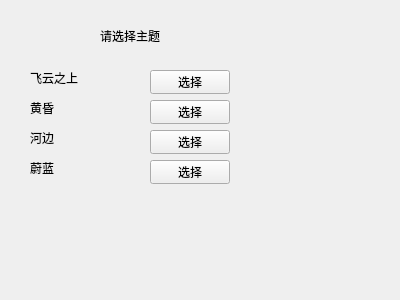
<?xml version="1.0" encoding="UTF-8"?>
<ui version="4.0">
 <class>background</class>
 <widget class="QWidget" name="background">
  <property name="geometry">
   <rect>
    <x>0</x>
    <y>0</y>
    <width>400</width>
    <height>300</height>
   </rect>
  </property>
  <property name="windowTitle">
   <string>Form</string>
  </property>
  <widget class="QLabel" name="label">
   <property name="geometry">
    <rect>
     <x>30</x>
     <y>70</y>
     <width>54</width>
     <height>16</height>
    </rect>
   </property>
   <property name="text">
    <string>飞云之上</string>
   </property>
  </widget>
  <widget class="QLabel" name="label_2">
   <property name="geometry">
    <rect>
     <x>30</x>
     <y>100</y>
     <width>54</width>
     <height>16</height>
    </rect>
   </property>
   <property name="text">
    <string>黄昏</string>
   </property>
  </widget>
  <widget class="QLabel" name="label_3">
   <property name="geometry">
    <rect>
     <x>30</x>
     <y>130</y>
     <width>54</width>
     <height>16</height>
    </rect>
   </property>
   <property name="text">
    <string>河边</string>
   </property>
  </widget>
  <widget class="QLabel" name="label_4">
   <property name="geometry">
    <rect>
     <x>30</x>
     <y>160</y>
     <width>54</width>
     <height>16</height>
    </rect>
   </property>
   <property name="text">
    <string>蔚蓝</string>
   </property>
  </widget>
  <widget class="QPushButton" name="skyback">
   <property name="geometry">
    <rect>
     <x>150</x>
     <y>70</y>
     <width>80</width>
     <height>24</height>
    </rect>
   </property>
   <property name="text">
    <string>选择</string>
   </property>
  </widget>
  <widget class="QPushButton" name="nightfallsky">
   <property name="geometry">
    <rect>
     <x>150</x>
     <y>100</y>
     <width>80</width>
     <height>24</height>
    </rect>
   </property>
   <property name="text">
    <string>选择</string>
   </property>
  </widget>
  <widget class="QPushButton" name="riverback">
   <property name="geometry">
    <rect>
     <x>150</x>
     <y>130</y>
     <width>80</width>
     <height>24</height>
    </rect>
   </property>
   <property name="text">
    <string>选择</string>
   </property>
  </widget>
  <widget class="QPushButton" name="blueskyback">
   <property name="geometry">
    <rect>
     <x>150</x>
     <y>160</y>
     <width>80</width>
     <height>24</height>
    </rect>
   </property>
   <property name="text">
    <string>选择</string>
   </property>
  </widget>
  <widget class="QLabel" name="label_5">
   <property name="geometry">
    <rect>
     <x>100</x>
     <y>20</y>
     <width>91</width>
     <height>31</height>
    </rect>
   </property>
   <property name="text">
    <string>请选择主题</string>
   </property>
  </widget>
 </widget>
 <resources/>
 <connections/>
</ui>
